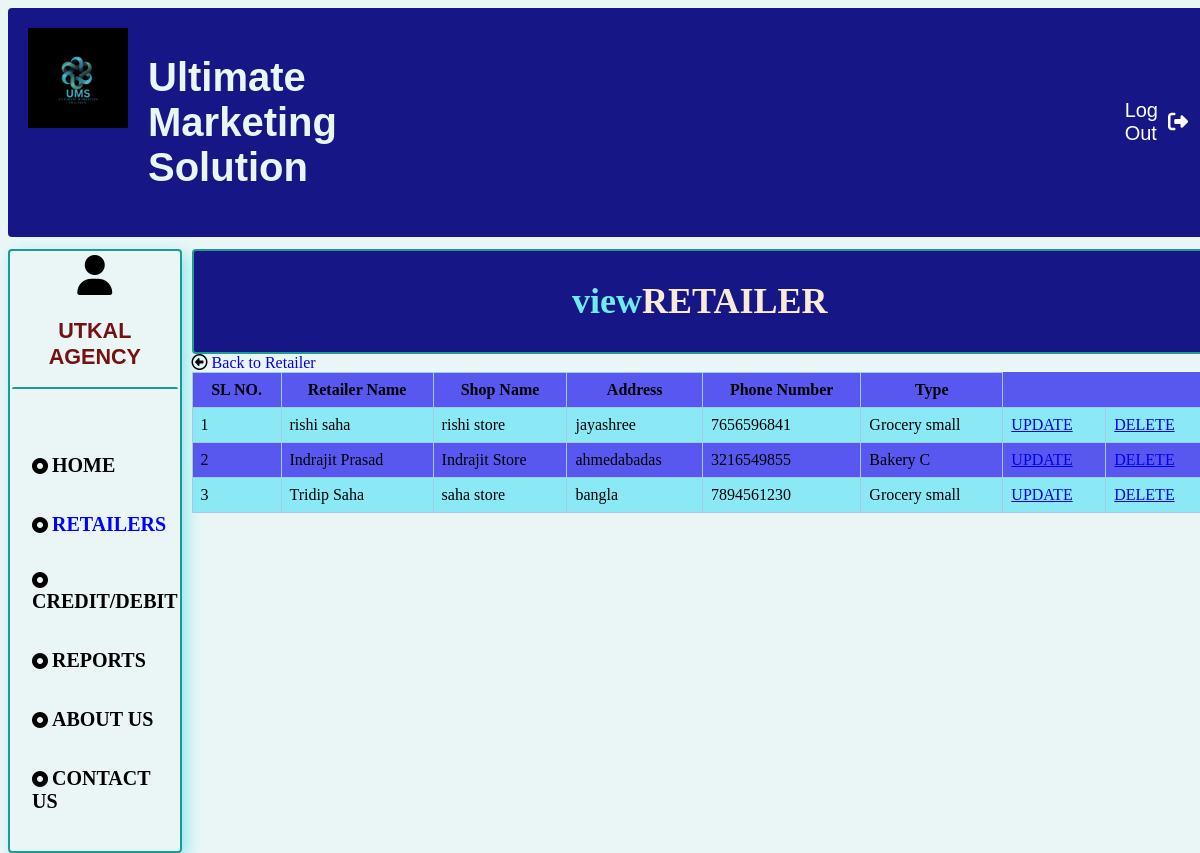
Page /templates/ret_show.php (signed in) on the committed database.
### tables this page shows
CREATE TABLE `retailer` (
  `sno` int(3) NOT NULL,
  `ret_name` varchar(20) NOT NULL,
  `shop_name` varchar(20) NOT NULL,
  `shop` varchar(255) DEFAULT NULL,
  `ret_add` varchar(50) NOT NULL,
  `ret_phn` varchar(10) NOT NULL,
  `ret_type` varchar(20) NOT NULL
);

### templates/ret_show.php (the view, shortened to what this page needs)
<?php
  $server = "localhost";
  $username = "root";
  $password = "";
  $database="mini";
  $con = mysqli_connect($server, $username, $password,$database);
 $query="select sno,ret_name,shop_name,ret_add,ret_phn,ret_type from retailer";
 $result=mysqli_query($con,$query);
?>
<!DOCTYPE html>
<html lang="en">
<head>
    <link rel="stylesheet" href="css/ret.css">
    <link rel="stylesheet" href="css/home.css">
    <link rel="stylesheet" href="https://cdnjs.cloudflare.com/ajax/libs/font-awesome/6.4.0/css/all.min.css" />
</head>
<body>
    <?php include('include/header.php') ?>
<div class="total">
    <div class="rect1">
        <section class="head">
            <div class="profile-logo">
                <i class="fa-solid fa-user"></i>
            </div>
            <div class="username">
                <h1>UTKAL AGENCY</h1>
            </div>
        </section>
        <div class="menubar">
            <i class="fa-solid fa-circle-dot"></i>
            <a href="home.php">HOME</a>
            <br><br><br>
            <i class="fa-solid fa-circle-dot"></i>
            <a href="retailer.php" style="color:blue">RETAILERS</a>
            <br><br><br>
            <i class="fa-solid fa-circle-dot"></i>
            <a href="transaction.php">CREDIT/DEBIT</a>
            <br><br><br>
            <i class="fa-solid fa-circle-dot"></i>
            <a href="report.php">REPORTS</a>
            <br><br><br>
            <i class="fa-solid fa-circle-dot"></i>
            <a href="about.php">ABOUT US</a>
            <br><br><br>
            <i class="fa-solid fa-circle-dot"></i>
            <a href="contact.php">CONTACT US</a>
            <br><br><br>
        </div>
    </div>
    <div class="rect2">
        <section class="dash" id="dash">
            <div class="header">
                <h1 > view<span>RETAILER</span></h1>
            </div>
            <div class="back">
              <i class="fa-regular fa-circle-left"></i>
              <a href="retailer.php" style="text-decoration:none">Back to Retailer</a>
            </div>
            <div class="ret_table">
                   <table>
                       <tr>
                         <th>SL NO.</th>
                         <th>Retailer Name</th>
                         <th>Shop Name</th>
                         <th>Address</th>
                         <th>Phone Number</th>
                         <th>Type</th>
                       </tr>
                       <tr>
                       <?php
                        $sno=1;
                          while($row=mysqli_fetch_assoc($result))
                           {
                        ?>
                          <td><?php echo $sno++;?></td>
                          <td><?php echo $row['ret_name'];?></td>
                          <td><?php echo $row['shop_name'];?></td>
                          <td><?php echo $row['ret_add'];?></td>
                          <td><?php echo $row['ret_phn'];?></td>
                          <td><?php echo $row['ret_type'];?></td>
                          <td><a href='ret_update.php?sno=<?php echo $row['sno']; ?>' class="btn">UPDATE</a></td>
                          <td><a href='ret_show.php?sno=<?php echo $row['sno']; ?>' class="btn"> DELETE</a></td>
                        </tr>
                        <?php
                           }
                        ?>
                        </table>
            </div>
        </section>
    </div>
</div>
</body>
</html>

### templates/css/ret.css (style rules this page uses)
.btn { display: flex; }
table { border-collapse: collapse; width: 100%; margin-bottom: 20px; background-color: rgba(45, 41, 238, 0.767); color: #000000; }
table td, table th { border: 1px solid #a2c8eb; padding: 8px; }
table tr:nth-child(even) { background-color: #8ae9f4; }

### templates/css/home.css (style rules this page uses)
body { background-attachment: fixed; box-sizing: border-box; background-size: cover; width: 100%; height: 100vh; background-color: rgb(234, 246, 246); }
.total { width: 100%; display: flex; }
.rect1 { padding:2px; border: 2px solid rgb(30, 154, 146) ; float: left; margin-top: 2px; border-radius: 4px; width: 15%; box-shadow: 5px 5px 15px rgb(145, 233, 240); }
.rect1 .head { border-radius: 2px; background-color: rgb(234, 246, 246); display: inline; text-align: center; }
.rect1 .head .profile-logo { font-size: 40px; }
.rect1 .head .username { font-family: Verdana, Geneva, Tahoma, sans-serif; color: rgb(116, 18, 18); font-size: 0.9rem; }
.rect1 .menubar { padding-top: 65px; background-color: rgb(234, 246, 246); border-radius: 2px; padding-left: 20px; border-top: 2px solid rgb(30, 154, 146); text-align: left; }
.rect1 .menubar a { text-decoration: none; color: black; font-weight:900; font-size:20px; }
.rect2 { width: 100%; margin-left: 10px; }
.rect2 .dash .header { margin-top: 2px; text-align: center; font-family: cursive; font-size: 1.5rem; color: rgb(110, 235, 237); background-color: rgb(22, 22, 135); border: 2px solid rgb(30, 154, 146); border-radius: 2px; border-radius: 4px; }
span { background-color: rgb(22, 22, 135); color: antiquewhite; }

### rows in the picture
retailer: ret_name "rishi saha", shop_name "rishi store", ret_add "jayashree", ret_phn "7656596841", ret_type "Grocery small"
retailer: ret_name "Indrajit Prasad", shop_name "Indrajit Store", ret_add "ahmedabadas", ret_phn "3216549855", ret_type "Bakery C"
retailer: ret_name "Tridip Saha", shop_name "saha store", ret_add "bangla", ret_phn "7894561230", ret_type "Grocery small"
